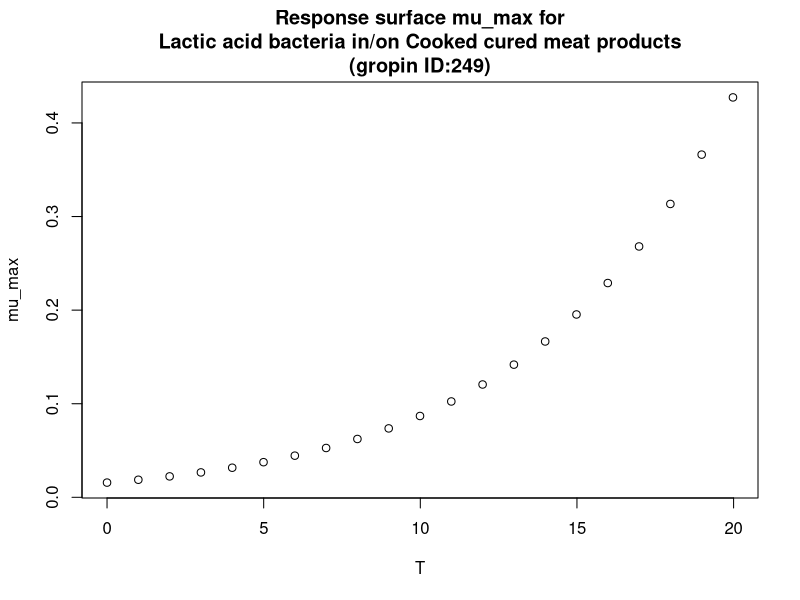

Here is the R script that generated this plot:
#############################
# start of Parameter script
#############################
T <- seq(0,19.98001998002,length.out=21)
#############################
# end of Parameter script
#############################
############################# 
# start of Model script Gropin ID 249 
#############################
 
# constant coefficients for this model
a <- 46.6162
Ea <- 109.911
R <- 8.3140000000000002E-3
 
variables <- data.frame(T)
argumentsPar <- expand.grid(variables)
 
# heart of the model
response_surface <- function(T) {
   mumax <-2.302585*exp(a-(Ea/R)*(1/(T+273)))/24

return(mumax=mumax)
} 

# output parameters
mumax <- cbind(argumentsPar,response_surface(argumentsPar['T']))
colnames(mumax) <- c(colnames(argumentsPar),'mumax')
#############################
# End of Model script
#############################
############################# 
# start of Visualisation script Gropin ID 249 
#############################
plot(T,mumax$mumax,
                          xlab='T',
                          ylab='mu_max',main='Response surface mu_max for
Lactic acid bacteria in/on Cooked cured meat products
(gropin ID:249)')
#############################
# End of Visualisation script
#############################
